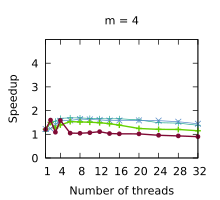

Generate this figure with gnuplot:
set title "m = 4"
set terminal pdf size 2.2,2.0
set output "./results/Scans_n___4,194,304,_m___4.pdf"
set key off
set xrange [1:32]
set xtics (1, 4, 8, 12, 16, 20, 24, 28, 32)
set xlabel "Number of threads"
set yrange [0:5]
set ytics (0, 1, 2, 3, 4)
set ylabel "Speedup"
plot './results/Scans_n___4,194,304,_m___4.dat' using 1:2 title "Outer parallelism" pointsize 0.7 lw 1 pt 1 linecolor rgb "#24A793" with linespoints, \
  './results/Scans_n___4,194,304,_m___4.dat' using 1:3 title "Inner parallelism" pointsize 0.7 lw 1 pt 2 linecolor rgb "#5287C6" with linespoints, \
  './results/Scans_n___4,194,304,_m___4.dat' using 1:4 title "Multi-atomics 64 32" pointsize 0.7 lw 2 pt 1 linecolor rgb "#64D000" with linespoints, \
  './results/Scans_n___4,194,304,_m___4.dat' using 1:5 title "WorkAssisting 32" pointsize 0.4 lw 2 pt 7 linecolor rgb "#800A35" with linespoints
